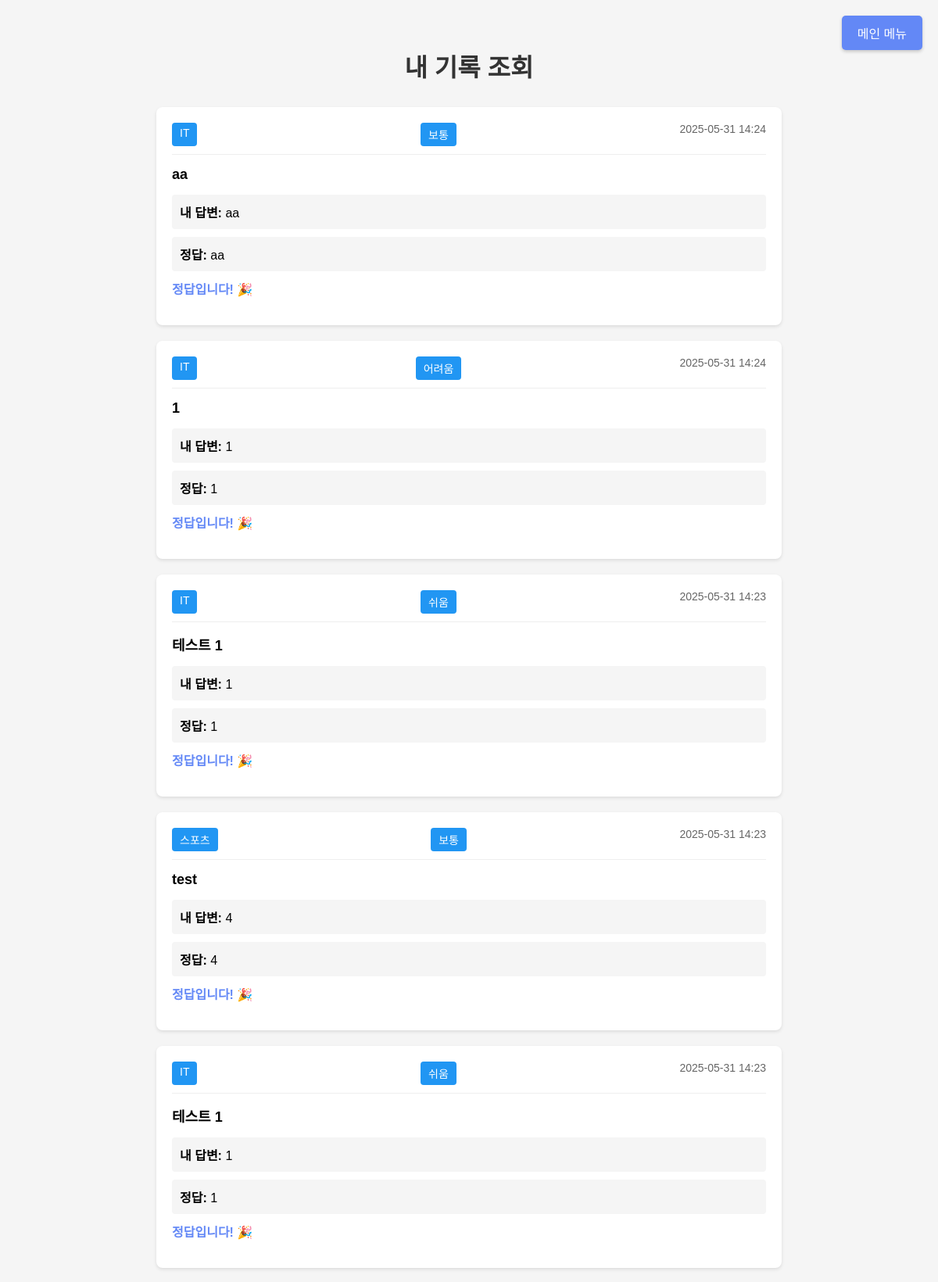
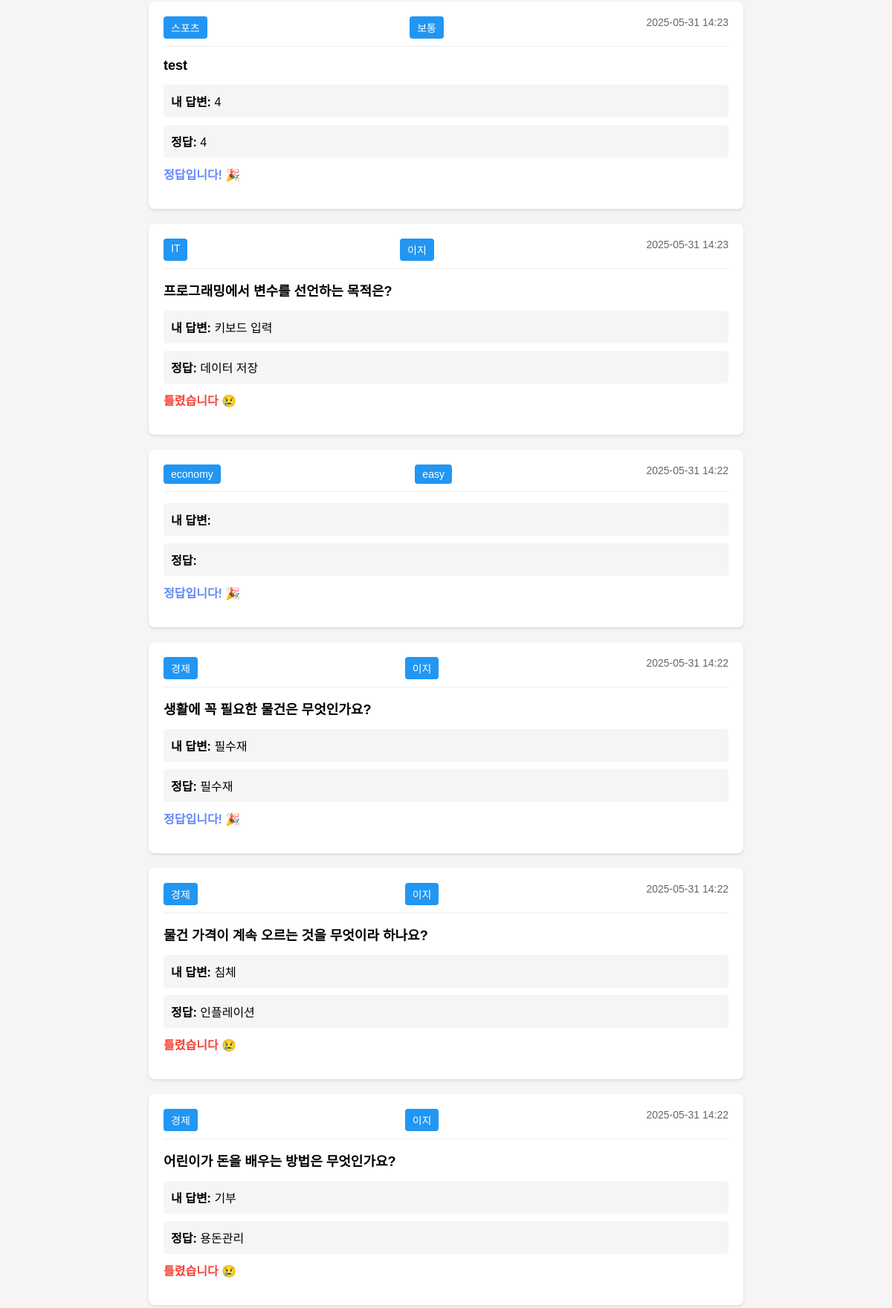
Page /quiz/my_results/ (signed in, upper part) on the committed database (2 pictures, top to bottom).
### quiz/models.py (models this page shows, shortened)
class QuizResult(models.Model):
    user = models.ForeignKey(User, on_delete=models.CASCADE)
    category = models.CharField(max_length=100)
    difficulty = models.CharField(max_length=50)
    score = models.IntegerField()
    total = models.IntegerField()
    played_at = models.DateTimeField(auto_now_add=True)
    question = models.TextField(default='')
    user_answer = models.TextField(default='')
    correct_answer = models.TextField(default='')
    duration = models.IntegerField(null=True)

### quiz/views.py (the view)
# urls.py: path('my_results/', views.my_results, name='my_results'),  # 추가
@login_required
def my_results(request):
    print("=== 내 기록 조회 시작 ===")
    results = QuizResult.objects.filter(user=request.user).order_by('-played_at')
    print(f"조회된 결과 수: {results.count()}")
    for result in results:
        print(f"결과 ID: {result.id}")
        print(f"카테고리: {result.category}")
        print(f"난이도: {result.difficulty}")
        print(f"문제: {result.question}")
        print(f"사용자 답변: {result.user_answer}")
        print(f"정답: {result.correct_answer}")
        print(f"점수: {result.score}")
        print("---")
    print("=== 내 기록 조회 완료 ===")
    return render(request, 'quiz/my_results.html', {'results': results})

### quiz/templates/quiz/my_results.html (shortened to what this page needs)
{% load static %}
<!DOCTYPE html>
<html lang="ko">
  <head>
  </head>
  <body>
    <a href="http://localhost:8000" class="main-menu-btn">메인 메뉴</a>
    <div class="container">
      <h1>내 기록 조회</h1>
      {% for result in results %}
      <div class="result-item">
        <div class="result-header">
          <span class="result-category">{{ result.category }}</span>
          <span class="result-difficulty">{{ result.difficulty }}</span>
          <span class="result-date">{{ result.played_at|date:"Y-m-d H:i" }}</span>
        </div>
        <div class="result-content">
          <div class="result-question">{{ result.question }}</div>
          <div class="result-answer">
            <strong>내 답변:</strong> {{ result.user_answer }}
          </div>
          <div class="result-answer">
            <strong>정답:</strong> {{ result.correct_answer }}
          </div>
          <div class="result-score {% if result.score > 0 %}correct{% else %}incorrect{% endif %}">
            {% if result.score > 0 %} 정답입니다! 🎉 {% else %} 틀렸습니다 😢 {% endif %}
          </div>
        </div>
      </div>
      {% empty %}
      <div class="result-item">
        <p style="text-align: center">아직 푼 문제가 없습니다.</p>
      </div>
      {% endfor %}
    </div>
  </body>
</html>

### quiz/templates/quiz/my_results.html (style rules this page uses)
body { font-family: Arial, sans-serif; margin: 0; padding: 20px; background-color: #f5f5f5; }
.container { max-width: 800px; margin: 0 auto; padding: 20px; }
h1 { text-align: center; color: #333; margin-bottom: 30px; }
.result-item { background: white; border-radius: 8px; padding: 20px; margin-bottom: 20px; box-shadow: 0 2px 4px rgba(0, 0, 0, 0.1); }
.result-header { display: flex; justify-content: space-between; margin-bottom: 15px; padding-bottom: 10px; border-bottom: 1px solid #eee; }
.result-category { background: #2196f3; color: white; padding: 5px 10px; border-radius: 4px; font-size: 14px; }
.result-difficulty { background: #2196f3; color: white; padding: 5px 10px; border-radius: 4px; font-size: 14px; }
.result-date { color: #666; font-size: 14px; }
.result-content { margin: 15px 0; }
.result-question { font-size: 18px; font-weight: bold; margin-bottom: 15px; }
.result-answer { margin: 10px 0; padding: 10px; background: #f5f5f5; border-radius: 4px; }
.result-score { font-size: 16px; font-weight: bold; margin-top: 10px; }
.correct { color: #6388f6; }
.incorrect { color: #f44336; }
.main-menu-btn { position: fixed; top: 20px; right: 20px; padding: 10px 20px; background-color: #6388f6; color: white; text-decoration: none; border-radius: 5px; z-index: 9999; box-shadow: 0 2px 4px rgba(0, 0, 0, 0.2); pointer-events: auto; }

### rows in the picture
QuizResult: category "IT", difficulty "보통", played_at "2025-05-31 14:24", question "aa", user_answer "aa", correct_answer "aa", score "정답입니다! 🎉"
QuizResult: category "IT", difficulty "어려움", played_at "2025-05-31 14:24", question "1", user_answer "1", correct_answer "1", score "정답입니다! 🎉"
QuizResult: category "IT", difficulty "쉬움", played_at "2025-05-31 14:23", question "테스트 1", user_answer "1", correct_answer "1", score "정답입니다! 🎉"
QuizResult: category "스포츠", difficulty "보통", played_at "2025-05-31 14:23", question "test", user_answer "4", correct_answer "4", score "정답입니다! 🎉"
QuizResult: category "IT", difficulty "쉬움", played_at "2025-05-31 14:23", question "테스트 1", user_answer "1", correct_answer "1", score "정답입니다! 🎉"
QuizResult: category "스포츠", difficulty "보통", played_at "2025-05-31 14:23", question "test", user_answer "4", correct_answer "4", score "정답입니다! 🎉"
QuizResult: category "IT", difficulty "이지", played_at "2025-05-31 14:23", question "프로그래밍에서 변수를 선언하는 목적은?", user_answer "키보드 입력", correct_answer "데이터 저장", score "틀렸습니다 😢"
QuizResult: category "economy", difficulty "easy", played_at "2025-05-31 14:22", score "정답입니다! 🎉"
QuizResult: category "경제", difficulty "이지", played_at "2025-05-31 14:22", question "생활에 꼭 필요한 물건은 무엇인가요?", user_answer "필수재", correct_answer "필수재", score "정답입니다! 🎉"
QuizResult: category "경제", difficulty "이지", played_at "2025-05-31 14:22", question "물건 가격이 계속 오르는 것을 무엇이라 하나요?", user_answer "침체", correct_answer "인플레이션", score "틀렸습니다 😢"
QuizResult: category "경제", difficulty "이지", played_at "2025-05-31 14:22", question "어린이가 돈을 배우는 방법은 무엇인가요?", user_answer "기부", correct_answer "용돈관리", score "틀렸습니다 😢"
